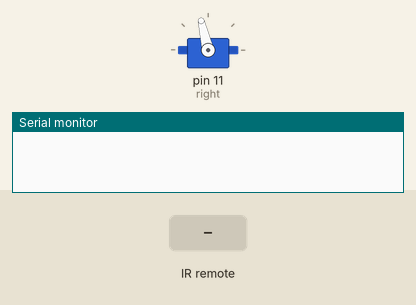
The sketch below on a simulated Arduino Uno, built with avr-gcc and run on an emulated ATmega328P. On the bench: servo, the last lines printed to the serial monitor. The test bench sets the inputs (shaded band).

Above: at 1.2 s.
1.3 s: infrared code 0x2758 received
At 1.7 s:
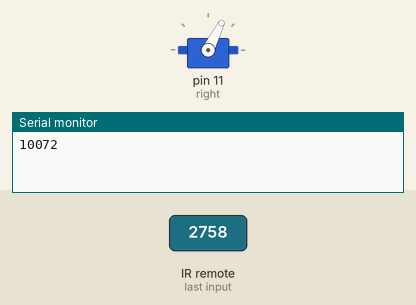
2.8 s: infrared code 0x2759 received
At 4.0 s:
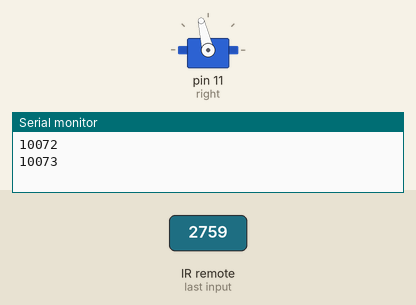
Timing chart, 0 to 5.8 s (numbered marks = the images above; inputs shaded):
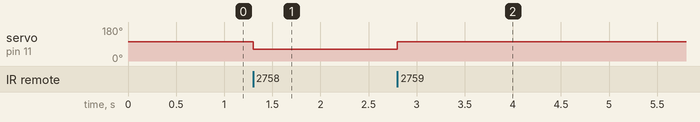

The sketch:

irservotesterino.ino
```cpp
#include <IRremote.h>
#include <IRremoteInt.h>
#include <Servo.h>
//////////////////////
//Remote ids for arrows
//up    12758, 2758 //10072, 75608
//down  12759, 2759 //10073, 75609
//left  1276A, 276A //10074, 75610
//right 1276B, 276B //10075, 75611
//////////////////////
//servo centers
//Right:122" "
//Left:109"
//////////////////////
int RECV_PIN = 9;
Servo right;


IRrecv irrecv(RECV_PIN);
decode_results results;

void setup()
{
  Serial.begin(9600);
  irrecv.enableIRIn(); // Start the receiver
  right.attach(11);

 }

void loop(){

  if (irrecv.decode(&results))
    {
      Serial.println(results.value);
      irrecv.resume();   // Receive the next value
    }


switch (results.value) {
    case 10072 : //up
    right.write(63);
    break;
    case 10073 : //down
    right.write(103);
    break;

    default:
    right.write(103);
    break;
  }

}
```

Measured:
- after the input at 1.3 s, servo on pin 11 (right): 103° → 63° at once
- after the input at 2.8 s, servo on pin 11 (right): 63° → 103° at once
